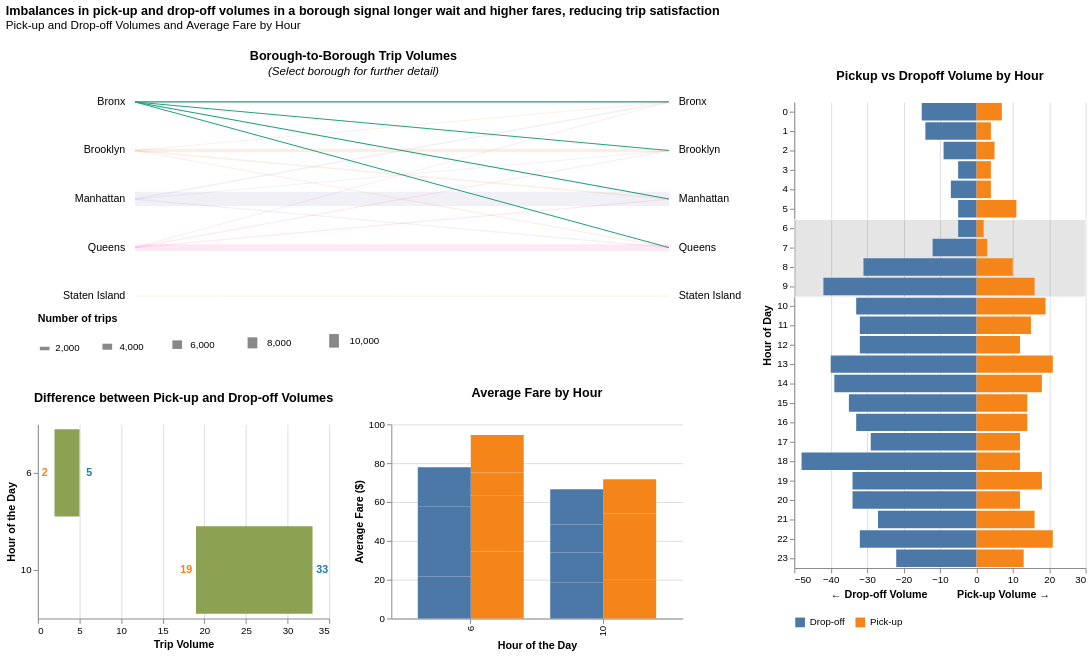

Express this chart as Vega-Lite.
### Vega-Lite specification from a JSON file in a GitHub repository (floating-point values rounded to 4 significant figures; data arrays with more than 128 entries replaced by an {"elided": "..."} marker saying what was removed)
{"config": {"view": {"continuousWidth": 300, "continuousHeight": 300, "stroke": null}, "title": {"anchor": "start", "offset": 20}}, "hconcat": [{"vconcat": [{"layer": [{"data": {"name": "data-11c6d4e98e4c8301dd12b550155a1f86"}, "mark": {"type": "rule"}, "encoding": {"color": {"field": "borough", "legend": null, "scale": {"scheme": "dark2"}, "type": "nominal"}, "opacity": {"condition": [{"param": "param_ce1c5842ad7db772", "value": 1}], "value": 0.1}, "strokeWidth": {"field": "count", "legend": {"orient": "bottom"}, "scale": {"range": [1, 15]}, "title": "Number of trips", "type": "quantitative"}, "tooltip": [{"field": "count", "title": "Number of trips", "type": "quantitative"}], "x": {"value": 100}, "x2": {"value": 650}, "y": {"axis": {"labels": false, "ticks": false, "title": null, "grid": false, "domain": false}, "field": "pickup_y", "type": "quantitative"}, "y2": {"field": "dropoff_y"}}, "title": {"text": "Borough-to-Borough Trip Volumes", "anchor": "middle", "subtitle": "(Select borough for further detail)", "subtitleFontStyle": "italic"}}, {"data": {"values": [{"borough": "Staten Island", "y": 0}, {"borough": "Queens", "y": 1}, {"borough": "Manhattan", "y": 2}, {"borough": "Brooklyn", "y": 3}, {"borough": "Bronx", "y": 4}]}, "mark": {"type": "text", "align": "right", "dx": -10}, "encoding": {"text": {"field": "borough", "type": "nominal"}, "x": {"value": 100}, "y": {"field": "y", "type": "quantitative"}}, "name": "view_b8cf927eab338e8e_0"}, {"data": {"values": [{"borough": "Staten Island", "y": 0}, {"borough": "Queens", "y": 1}, {"borough": "Manhattan", "y": 2}, {"borough": "Brooklyn", "y": 3}, {"borough": "Bronx", "y": 4}]}, "mark": {"type": "text", "align": "left", "dx": 10}, "encoding": {"text": {"field": "borough", "type": "nominal"}, "x": {"value": 650}, "y": {"field": "y", "type": "quantitative"}}}], "height": 200, "view": {"stroke": null}, "width": 650}, {"hconcat": [{"layer": [{"mark": {"type": "bar"}, "encoding": {"color": {"value": "#8ca252"}, "tooltip": [{"field": "diff", "title": "Drop-off - Pick-up volume", "type": "quantitative"}, {"field": "Drop-off", "title": "Drop-off Volume", "type": "quantitative"}, {"field": "Pick-up", "title": "Pick-up Volume", "type": "quantitative"}], "x": {"field": "lo", "title": "Trip Volume", "type": "quantitative"}, "x2": {"field": "hi"}, "y": {"field": "hour", "title": "Hour of the Day", "type": "nominal"}}, "transform": [{"filter": {"and": [{"param": "param_6cda0cae51b83513"}, {"param": "param_ce1c5842ad7db772"}]}}]}, {"mark": {"type": "text", "dx": {"expr": "if((datum['Pick-up'] > datum['Drop-off']),10,-10)"}, "fontSize": 11, "fontWeight": "bold"}, "encoding": {"color": {"value": "#ff7f0e"}, "text": {"field": "Pick-up", "format": "~s", "type": "quantitative"}, "x": {"field": "Pick-up", "type": "quantitative"}, "y": {"field": "hour", "type": "nominal"}}, "transform": [{"filter": {"and": [{"param": "param_6cda0cae51b83513"}, {"param": "param_ce1c5842ad7db772"}]}}]}, {"mark": {"type": "text", "dx": {"expr": "if((datum['Pick-up'] < datum['Drop-off']),10,-10)"}, "fontSize": 11, "fontWeight": "bold"}, "encoding": {"color": {"value": "#1f77b4"}, "text": {"field": "Drop-off", "format": "~s", "type": "quantitative"}, "x": {"field": "Drop-off", "type": "quantitative"}, "y": {"field": "hour", "type": "nominal"}}, "transform": [{"filter": {"and": [{"param": "param_6cda0cae51b83513"}, {"param": "param_ce1c5842ad7db772"}]}}]}], "data": {"name": "data-e17fad82eb85ae663092ff480f1e6885"}, "height": 200, "title": {"text": "Difference between Pick-up and Drop-off Volumes", "anchor": "middle"}, "width": 300}, {"data": {"name": "data-fceea6890fee0b791f24282904504879"}, "mark": {"type": "bar"}, "encoding": {"color": {"field": "route", "legend": null, "title": null, "type": "nominal"}, "tooltip": [{"field": "avg_fare", "title": "Average Fare", "type": "quantitative"}], "x": {"field": "hour", "title": "Hour of the Day", "type": "nominal"}, "xOffset": {"field": "route", "type": "nominal"}, "y": {"field": "avg_fare", "title": "Average Fare ($)", "type": "quantitative"}}, "height": 200, "title": {"text": "Average Fare by Hour", "anchor": "middle"}, "transform": [{"filter": {"param": "param_6cda0cae51b83513"}}], "width": 300}]}], "resolve": {"legend": {"strokeWidth": "independent"}, "scale": {"color": "independent"}}}, {"data": {"name": "data-fceea6890fee0b791f24282904504879"}, "mark": {"type": "bar"}, "encoding": {"color": {"field": "route", "legend": {"orient": "bottom"}, "title": null, "type": "nominal"}, "x": {"axis": {"format": "~s"}, "field": "trip_volume", "title": "← Drop-off Volume          Pick-up Volume →", "type": "quantitative"}, "y": {"field": "hour", "title": "Hour of Day", "type": "ordinal"}}, "name": "view_21de88beee2a93e6_1", "title": {"text": "Pickup vs Dropoff Volume by Hour", "anchor": "middle"}, "transform": [{"filter": {"param": "param_ce1c5842ad7db772"}}], "width": {"step": 30}}], "params": [{"name": "param_ce1c5842ad7db772", "select": {"type": "point", "fields": ["borough"]}, "value": "Bronx", "views": ["view_b8cf927eab338e8e_0"]}, {"name": "param_6cda0cae51b83513", "select": {"type": "interval", "encodings": ["y"]}, "value": {"y": [6, 10]}, "views": ["view_21de88beee2a93e6_1"]}], "resolve": {"legend": {"strokeWidth": "independent"}, "scale": {"color": "independent"}}, "title": {"text": ["Imbalances in pick-up and drop-off volumes in a borough signal longer wait and higher fares, reducing trip satisfaction"], "subtitle": ["Pick-up and Drop-off Volumes and Average Fare by Hour"]}, "$schema": "https://vega.github.io/schema/vega-lite/v6.4.1.json", "datasets": {"data-11c6d4e98e4c8301dd12b550155a1f86": [{"count": 192, "pickup_y": 4, "dropoff_y": 4, "route": "PULocation", "borough": "Bronx"}, {"count": 1, "pickup_y": 4, "dropoff_y": 3, "route": "PULocation", "borough": "Bronx"}, {"count": 79, "pickup_y": 4, "dropoff_y": 2, "route": "PULocation", "borough": "Bronx"}, {"count": 11, "pickup_y": 4, "dropoff_y": 1, "route": "PULocation", "borough": "Bronx"}, {"count": 3, "pickup_y": 3, "dropoff_y": 4, "route": "PULocation", "borough": "Brooklyn"}, {"count": 1952, "pickup_y": 3, "dropoff_y": 3, "route": "PULocation", "borough": "Brooklyn"}, {"count": 434, "pickup_y": 3, "dropoff_y": 2, "route": "PULocation", "borough": "Brooklyn"}, {"count": 74, "pickup_y": 3, "dropoff_y": 1, "route": "PULocation", "borough": "Brooklyn"}, {"count": 406, "pickup_y": 2, "dropoff_y": 4, "route": "PULocation", "borough": "Manhattan"}, {"count": 30, "pickup_y": 2, "dropoff_y": 3, "route": "PULocation", "borough": "Manhattan"}, {"count": 10772, "pickup_y": 2, "dropoff_y": 2, "route": "PULocation", "borough": "Manhattan"}, {"count": 205, "pickup_y": 2, "dropoff_y": 1, "route": "PULocation", "borough": "Manhattan"}, {"count": 14, "pickup_y": 1, "dropoff_y": 4, "route": "PULocation", "borough": "Queens"}, {"count": 128, "pickup_y": 1, "dropoff_y": 3, "route": "PULocation", "borough": "Queens"}, {"count": 231, "pickup_y": 1, "dropoff_y": 2, "route": "PULocation", "borough": "Queens"}, {"count": 4510, "pickup_y": 1, "dropoff_y": 1, "route": "PULocation", "borough": "Queens"}, {"count": 1, "pickup_y": 0, "dropoff_y": 0, "route": "PULocation", "borough": "Staten Island"}], "data-e17fad82eb85ae663092ff480f1e6885": [{"borough": "Bronx", "hour": 0, "Drop-off": 15.0, "Pick-up": 7.0, "lo": 7.0, "hi": 15.0, "diff": 8.0}, {"borough": "Bronx", "hour": 1, "Drop-off": 14.0, "Pick-up": 4.0, "lo": 4.0, "hi": 14.0, "diff": 10.0}, {"borough": "Bronx", "hour": 2, "Drop-off": 9.0, "Pick-up": 5.0, "lo": 5.0, "hi": 9.0, "diff": 4.0}, {"borough": "Bronx", "hour": 3, "Drop-off": 5.0, "Pick-up": 4.0, "lo": 4.0, "hi": 5.0, "diff": 1.0}, {"borough": "Bronx", "hour": 4, "Drop-off": 7.0, "Pick-up": 4.0, "lo": 4.0, "hi": 7.0, "diff": 3.0}, {"borough": "Bronx", "hour": 5, "Drop-off": 5.0, "Pick-up": 11.0, "lo": 5.0, "hi": 11.0, "diff": -6.0}, {"borough": "Bronx", "hour": 6, "Drop-off": 5.0, "Pick-up": 2.0, "lo": 2.0, "hi": 5.0, "diff": 3.0}, {"borough": "Bronx", "hour": 7, "Drop-off": 12.0, "Pick-up": 3.0, "lo": 3.0, "hi": 12.0, "diff": 9.0}, {"borough": "Bronx", "hour": 8, "Drop-off": 31.0, "Pick-up": 10.0, "lo": 10.0, "hi": 31.0, "diff": 21.0}, {"borough": "Bronx", "hour": 9, "Drop-off": 42.0, "Pick-up": 16.0, "lo": 16.0, "hi": 42.0, "diff": 26.0}, {"borough": "Bronx", "hour": 10, "Drop-off": 33.0, "Pick-up": 19.0, "lo": 19.0, "hi": 33.0, "diff": 14.0}, {"borough": "Bronx", "hour": 11, "Drop-off": 32.0, "Pick-up": 15.0, "lo": 15.0, "hi": 32.0, "diff": 17.0}, {"borough": "Bronx", "hour": 12, "Drop-off": 32.0, "Pick-up": 12.0, "lo": 12.0, "hi": 32.0, "diff": 20.0}, {"borough": "Bronx", "hour": 13, "Drop-off": 40.0, "Pick-up": 21.0, "lo": 21.0, "hi": 40.0, "diff": 19.0}, {"borough": "Bronx", "hour": 14, "Drop-off": 39.0, "Pick-up": 18.0, "lo": 18.0, "hi": 39.0, "diff": 21.0}, {"borough": "Bronx", "hour": 15, "Drop-off": 35.0, "Pick-up": 14.0, "lo": 14.0, "hi": 35.0, "diff": 21.0}, {"borough": "Bronx", "hour": 16, "Drop-off": 33.0, "Pick-up": 14.0, "lo": 14.0, "hi": 33.0, "diff": 19.0}, {"borough": "Bronx", "hour": 17, "Drop-off": 29.0, "Pick-up": 12.0, "lo": 12.0, "hi": 29.0, "diff": 17.0}, {"borough": "Bronx", "hour": 18, "Drop-off": 48.0, "Pick-up": 12.0, "lo": 12.0, "hi": 48.0, "diff": 36.0}, {"borough": "Bronx", "hour": 19, "Drop-off": 34.0, "Pick-up": 18.0, "lo": 18.0, "hi": 34.0, "diff": 16.0}, {"borough": "Bronx", "hour": 20, "Drop-off": 34.0, "Pick-up": 12.0, "lo": 12.0, "hi": 34.0, "diff": 22.0}, {"borough": "Bronx", "hour": 21, "Drop-off": 27.0, "Pick-up": 16.0, "lo": 16.0, "hi": 27.0, "diff": 11.0}, {"borough": "Bronx", "hour": 22, "Drop-off": 32.0, "Pick-up": 21.0, "lo": 21.0, "hi": 32.0, "diff": 11.0}, {"borough": "Bronx", "hour": 23, "Drop-off": 22.0, "Pick-up": 13.0, "lo": 13.0, "hi": 22.0, "diff": 9.0}, {"borough": "Brooklyn", "hour": 0, "Drop-off": 48.0, "Pick-up": 46.0, "lo": 46.0, "hi": 48.0, "diff": 2.0}, {"borough": "Brooklyn", "hour": 1, "Drop-off": 51.0, "Pick-up": 64.0, "lo": 51.0, "hi": 64.0, "diff": -13.0}, {"borough": "Brooklyn", "hour": 2, "Drop-off": 45.0, "Pick-up": 59.0, "lo": 45.0, "hi": 59.0, "diff": -14.0}, {"borough": "Brooklyn", "hour": 3, "Drop-off": 14.0, "Pick-up": 24.0, "lo": 14.0, "hi": 24.0, "diff": -10.0}, {"borough": "Brooklyn", "hour": 4, "Drop-off": 12.0, "Pick-up": 18.0, "lo": 12.0, "hi": 18.0, "diff": -6.0}, {"borough": "Brooklyn", "hour": 5, "Drop-off": 6.0, "Pick-up": 7.0, "lo": 6.0, "hi": 7.0, "diff": -1.0}, {"borough": "Brooklyn", "hour": 6, "Drop-off": 8.0, "Pick-up": 19.0, "lo": 8.0, "hi": 19.0, "diff": -11.0}, {"borough": "Brooklyn", "hour": 7, "Drop-off": 27.0, "Pick-up": 43.0, "lo": 27.0, "hi": 43.0, "diff": -16.0}, {"borough": "Brooklyn", "hour": 8, "Drop-off": 28.0, "Pick-up": 55.0, "lo": 28.0, "hi": 55.0, "diff": -27.0}, {"borough": "Brooklyn", "hour": 9, "Drop-off": 53.0, "Pick-up": 63.0, "lo": 53.0, "hi": 63.0, "diff": -10.0}, {"borough": "Brooklyn", "hour": 10, "Drop-off": 67.0, "Pick-up": 88.0, "lo": 67.0, "hi": 88.0, "diff": -21.0}, {"borough": "Brooklyn", "hour": 11, "Drop-off": 95.0, "Pick-up": 103.0, "lo": 95.0, "hi": 103.0, "diff": -8.0}, {"borough": "Brooklyn", "hour": 12, "Drop-off": 113.0, "Pick-up": 124.0, "lo": 113.0, "hi": 124.0, "diff": -11.0}, {"borough": "Brooklyn", "hour": 13, "Drop-off": 105.0, "Pick-up": 123.0, "lo": 105.0, "hi": 123.0, "diff": -18.0}, {"borough": "Brooklyn", "hour": 14, "Drop-off": 129.0, "Pick-up": 148.0, "lo": 129.0, "hi": 148.0, "diff": -19.0}, {"borough": "Brooklyn", "hour": 15, "Drop-off": 138.0, "Pick-up": 144.0, "lo": 138.0, "hi": 144.0, "diff": -6.0}, {"borough": "Brooklyn", "hour": 16, "Drop-off": 144.0, "Pick-up": 166.0, "lo": 144.0, "hi": 166.0, "diff": -22.0}, {"borough": "Brooklyn", "hour": 17, "Drop-off": 181.0, "Pick-up": 192.0, "lo": 181.0, "hi": 192.0, "diff": -11.0}, {"borough": "Brooklyn", "hour": 18, "Drop-off": 183.0, "Pick-up": 222.0, "lo": 183.0, "hi": 222.0, "diff": -39.0}, {"borough": "Brooklyn", "hour": 19, "Drop-off": 219.0, "Pick-up": 220.0, "lo": 219.0, "hi": 220.0, "diff": -1.0}, {"borough": "Brooklyn", "hour": 20, "Drop-off": 136.0, "Pick-up": 152.0, "lo": 136.0, "hi": 152.0, "diff": -16.0}, {"borough": "Brooklyn", "hour": 21, "Drop-off": 119.0, "Pick-up": 158.0, "lo": 119.0, "hi": 158.0, "diff": -39.0}, {"borough": "Brooklyn", "hour": 22, "Drop-off": 121.0, "Pick-up": 137.0, "lo": 121.0, "hi": 137.0, "diff": -16.0}, {"borough": "Brooklyn", "hour": 23, "Drop-off": 69.0, "Pick-up": 88.0, "lo": 69.0, "hi": 88.0, "diff": -19.0}, {"borough": "Manhattan", "hour": 0, "Drop-off": 135.0, "Pick-up": 111.0, "lo": 111.0, "hi": 135.0, "diff": 24.0}, {"borough": "Manhattan", "hour": 1, "Drop-off": 76.0, "Pick-up": 52.0, "lo": 52.0, "hi": 76.0, "diff": 24.0}, {"borough": "Manhattan", "hour": 2, "Drop-off": 42.0, "Pick-up": 36.0, "lo": 36.0, "hi": 42.0, "diff": 6.0}, {"borough": "Manhattan", "hour": 3, "Drop-off": 39.0, "Pick-up": 19.0, "lo": 19.0, "hi": 39.0, "diff": 20.0}, {"borough": "Manhattan", "hour": 4, "Drop-off": 26.0, "Pick-up": 14.0, "lo": 14.0, "hi": 26.0, "diff": 12.0}, {"borough": "Manhattan", "hour": 5, "Drop-off": 28.0, "Pick-up": 37.0, "lo": 28.0, "hi": 37.0, "diff": -9.0}, {"borough": "Manhattan", "hour": 6, "Drop-off": 176.0, "Pick-up": 218.0, "lo": 176.0, "hi": 218.0, "diff": -42.0}, {"borough": "Manhattan", "hour": 7, "Drop-off": 495.0, "Pick-up": 557.0, "lo": 495.0, "hi": 557.0, "diff": -62.0}, {"borough": "Manhattan", "hour": 8, "Drop-off": 642.0, "Pick-up": 669.0, "lo": 642.0, "hi": 669.0, "diff": -27.0}, {"borough": "Manhattan", "hour": 9, "Drop-off": 680.0, "Pick-up": 666.0, "lo": 666.0, "hi": 680.0, "diff": 14.0}, {"borough": "Manhattan", "hour": 10, "Drop-off": 669.0, "Pick-up": 691.0, "lo": 669.0, "hi": 691.0, "diff": -22.0}, {"borough": "Manhattan", "hour": 11, "Drop-off": 681.0, "Pick-up": 686.0, "lo": 681.0, "hi": 686.0, "diff": -5.0}, {"borough": "Manhattan", "hour": 12, "Drop-off": 665.0, "Pick-up": 682.0, "lo": 665.0, "hi": 682.0, "diff": -17.0}, {"borough": "Manhattan", "hour": 13, "Drop-off": 645.0, "Pick-up": 671.0, "lo": 645.0, "hi": 671.0, "diff": -26.0}, {"borough": "Manhattan", "hour": 14, "Drop-off": 748.0, "Pick-up": 766.0, "lo": 748.0, "hi": 766.0, "diff": -18.0}, {"borough": "Manhattan", "hour": 15, "Drop-off": 807.0, "Pick-up": 837.0, "lo": 807.0, "hi": 837.0, "diff": -30.0}, {"borough": "Manhattan", "hour": 16, "Drop-off": 902.0, "Pick-up": 914.0, "lo": 902.0, "hi": 914.0, "diff": -12.0}, {"borough": "Manhattan", "hour": 17, "Drop-off": 905.0, "Pick-up": 900.0, "lo": 900.0, "hi": 905.0, "diff": 5.0}, {"borough": "Manhattan", "hour": 18, "Drop-off": 917.0, "Pick-up": 886.0, "lo": 886.0, "hi": 917.0, "diff": 31.0}, {"borough": "Manhattan", "hour": 19, "Drop-off": 709.0, "Pick-up": 652.0, "lo": 652.0, "hi": 709.0, "diff": 57.0}, {"borough": "Manhattan", "hour": 20, "Drop-off": 542.0, "Pick-up": 514.0, "lo": 514.0, "hi": 542.0, "diff": 28.0}, {"borough": "Manhattan", "hour": 21, "Drop-off": 414.0, "Pick-up": 368.0, "lo": 368.0, "hi": 414.0, "diff": 46.0}, {"borough": "Manhattan", "hour": 22, "Drop-off": 330.0, "Pick-up": 278.0, "lo": 278.0, "hi": 330.0, "diff": 52.0}, {"borough": "Manhattan", "hour": 23, "Drop-off": 243.0, "Pick-up": 189.0, "lo": 189.0, "hi": 243.0, "diff": 54.0}, {"borough": "Queens", "hour": 0, "Drop-off": 170.0, "Pick-up": 156.0, "lo": 156.0, "hi": 170.0, "diff": 14.0}, {"borough": "Queens", "hour": 1, "Drop-off": 114.0, "Pick-up": 109.0, "lo": 109.0, "hi": 114.0, "diff": 5.0}, {"borough": "Queens", "hour": 2, "Drop-off": 74.0, "Pick-up": 75.0, "lo": 74.0, "hi": 75.0, "diff": -1.0}, {"borough": "Queens", "hour": 3, "Drop-off": 67.0, "Pick-up": 65.0, "lo": 65.0, "hi": 67.0, "diff": 2.0}, {"borough": "Queens", "hour": 4, "Drop-off": 64.0, "Pick-up": 65.0, "lo": 64.0, "hi": 65.0, "diff": -1.0}, {"borough": "Queens", "hour": 5, "Drop-off": 63.0, "Pick-up": 56.0, "lo": 56.0, "hi": 63.0, "diff": 7.0}, {"borough": "Queens", "hour": 6, "Drop-off": 37.0, "Pick-up": 48.0, "lo": 37.0, "hi": 48.0, "diff": -11.0}, {"borough": "Queens", "hour": 7, "Drop-off": 79.0, "Pick-up": 98.0, "lo": 79.0, "hi": 98.0, "diff": -19.0}, {"borough": "Queens", "hour": 8, "Drop-off": 155.0, "Pick-up": 150.0, "lo": 150.0, "hi": 155.0, "diff": 5.0}, {"borough": "Queens", "hour": 9, "Drop-off": 144.0, "Pick-up": 148.0, "lo": 144.0, "hi": 148.0, "diff": -4.0}, {"borough": "Queens", "hour": 10, "Drop-off": 179.0, "Pick-up": 180.0, "lo": 179.0, "hi": 180.0, "diff": -1.0}, {"borough": "Queens", "hour": 11, "Drop-off": 192.0, "Pick-up": 217.0, "lo": 192.0, "hi": 217.0, "diff": -25.0}, {"borough": "Queens", "hour": 12, "Drop-off": 228.0, "Pick-up": 205.0, "lo": 205.0, "hi": 228.0, "diff": 23.0}, {"borough": "Queens", "hour": 13, "Drop-off": 213.0, "Pick-up": 227.0, "lo": 213.0, "hi": 227.0, "diff": -14.0}, {"borough": "Queens", "hour": 14, "Drop-off": 262.0, "Pick-up": 272.0, "lo": 262.0, "hi": 272.0, "diff": -10.0}, {"borough": "Queens", "hour": 15, "Drop-off": 322.0, "Pick-up": 331.0, "lo": 322.0, "hi": 331.0, "diff": -9.0}, {"borough": "Queens", "hour": 16, "Drop-off": 382.0, "Pick-up": 400.0, "lo": 382.0, "hi": 400.0, "diff": -18.0}, {"borough": "Queens", "hour": 17, "Drop-off": 384.0, "Pick-up": 395.0, "lo": 384.0, "hi": 395.0, "diff": -11.0}, {"borough": "Queens", "hour": 18, "Drop-off": 399.0, "Pick-up": 376.0, "lo": 376.0, "hi": 399.0, "diff": 23.0}, {"borough": "Queens", "hour": 19, "Drop-off": 360.0, "Pick-up": 360.0, "lo": 360.0, "hi": 360.0, "diff": 0.0}, {"borough": "Queens", "hour": 20, "Drop-off": 294.0, "Pick-up": 293.0, "lo": 293.0, "hi": 294.0, "diff": 1.0}, {"borough": "Queens", "hour": 21, "Drop-off": 231.0, "Pick-up": 235.0, "lo": 231.0, "hi": 235.0, "diff": -4.0}, {"borough": "Queens", "hour": 22, "Drop-off": 202.0, "Pick-up": 218.0, "lo": 202.0, "hi": 218.0, "diff": -16.0}, {"borough": "Queens", "hour": 23, "Drop-off": 185.0, "Pick-up": 204.0, "lo": 185.0, "hi": 204.0, "diff": -19.0}, {"borough": "Staten Island", "hour": 18, "Drop-off": null, "Pick-up": 1.0, "lo": 1.0, "hi": 1.0, "diff": null}, {"borough": "Staten Island", "hour": 19, "Drop-off": 1.0, "Pick-up": null, "lo": 1.0, "hi": 1.0, "diff": null}], "data-fceea6890fee0b791f24282904504879": {"elided": "194 records"}}}
